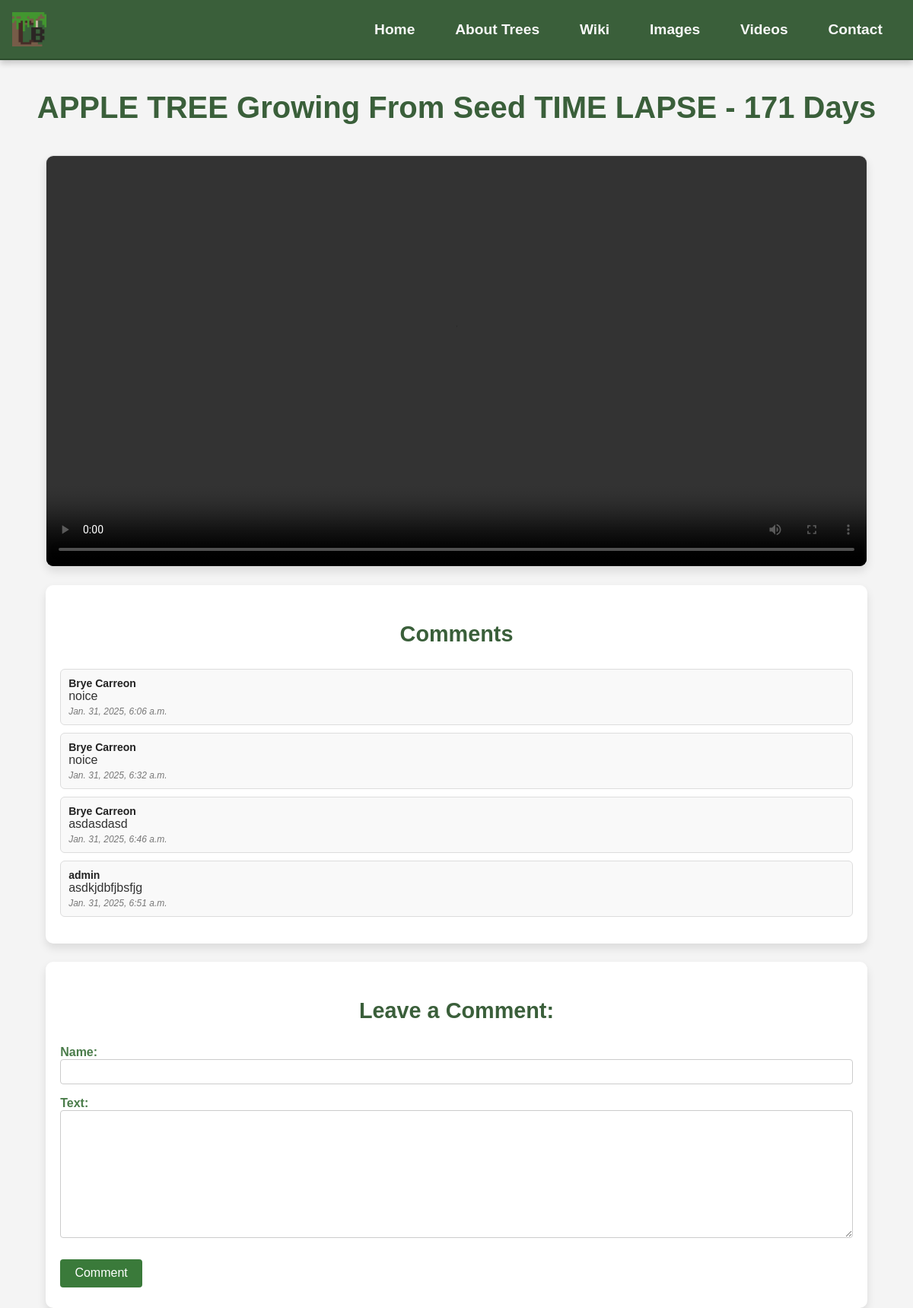
/Video/20/, run on the app's committed database.
### app/models.py (models this page shows, shortened)
class Video(models.Model):
    title = models.CharField(max_length=100)
    video_file = models.FileField()
    description = models.TextField()

class Comment(models.Model):
    video = models.ForeignKey(Video, on_delete=models.CASCADE, related_name='comments')
    name = models.CharField(max_length=100)
    text = models.TextField()
    created_at = models.DateTimeField(auto_now_add=True)

### app/views.py (the view, shortened to what this page needs)
# urls.py: path('Video/<int:pk>/', VideoDetailView.as_view(), name='Video_comment'),
class VideoDetailView(DetailView):
    model = Video
    template_name = 'app/Video_comment.html'
    context_object_name = 'video'
    def get_context_data(self, **kwargs):
        context = super().get_context_data(**kwargs)
        context['comments'] = self.object.comments.all()
        context['form'] = CommentForm()
        return context

### app/forms.py
class CommentForm(forms.ModelForm):
    class Meta:
        model = Comment
        fields = ['name', 'text']

### app/templates/app/Video_comment.html (shortened to what this page needs)
{% extends 'app/Base.html' %}
{% block content %}
<h1>{{ video.title }}</h1>
<video controls class="vid_comment">
    <source src="{{ video.video_file.url }}" type="video/mp4">
</video>
<div class="comment_container">
    <h2>Comments</h2>
    <ul class="comments">
        {% for comment in comments %}
            <li>
                <strong>{{ comment.name }}</strong>{{ comment.text }}
                <em>{{ comment.created_at }}</em>
            </li>
        {% endfor %}
    </ul>
</div>
<form method="POST" class="vid_form">
    <h2>Leave a Comment:</h2>
        {{ form.as_p }}
    <input type="submit" value="Comment">
</form>
{% endblock content %}

### static/css/base.css (style rules this page uses)
* { padding: 0; box-sizing: border-box; }
html, body { height: 100%; margin: 0; background-color: #f4f4f4; font-family: 'Gill Sans', 'Gill Sans MT', Calibri, 'Trebuchet MS', Arial, sans-serif; color: #333; }
h1, h2 { color: #3a5f3a; text-align: center; margin: 1em 0; }
h1 { font-size: 2.5em; }
h2 { font-size: 1.8em; }
input[type="text"], textarea { padding: 8px; border: 1px solid #ccc; border-radius: 4px; width: 100%; }
.vid_comment { max-width: 100%; width: 90%; margin: 1.5em auto; background-color: #ffffff; border-radius: 10px; box-shadow: 0 6px 12px rgba(0, 0, 0, 0.1); border: 1px solid #ddd; display: flex; flex-direction: column; align-items: center; }
.comment_container { max-width: 100%; width: 90%; margin: 1.5em auto; background-color: #ffffff; padding: 1.2em; border-radius: 10px; box-shadow: 0 6px 12px rgba(0, 0, 0, 0.1); }
.comments { margin: 1em 0; padding: 0; list-style: none; }
.comments li { display: flex; flex-direction: column; padding: 10px; margin-bottom: 10px; border: 1px solid #ddd; border-radius: 6px; background-color: #f9f9f9; word-wrap: break-word; }
.comments li strong { font-size: 14px; color: #222; font-weight: bold; }
.comments li em { font-size: 12px; color: #777; margin-top: 4px; }
.vid_form { max-width: 100%; width: 90%; margin: 1.5em auto; background-color: #ffffff; padding: 1.2em; border-radius: 10px; box-shadow: 0 6px 12px rgba(0, 0, 0, 0.1); }
label { margin-bottom: 5px; font-weight: bold; color: #4a7c4a; }
input[type="text"], input[type="email"], textarea { padding: 8px; border: 1px solid #ccc; border-radius: 4px; width: 100%; }
textarea { resize: vertical; }
input[type="submit"] { display: inline-block; padding: 0.6em 1.2em; font-size: 1em; cursor: pointer; border-radius: 4px; color: #ffffff; background-color: #3a7a3a; text-align: center; text-decoration: none; margin: 0.5em 0; border: none; transition: background-color 0.3s ease, transform 0.1s ease; }
@media (min-width: 1200px) { form { width: 60%; } }

### data on the page
Video: title "APPLE TREE Growing From Seed TIME LAPSE - 171 Days"
Comment: name "Brye Carreon", text "noice", created_at "Jan. 31, 2025, 6:06 a.m."
Comment: name "Brye Carreon", text "noice", created_at "Jan. 31, 2025, 6:32 a.m."
Comment: name "Brye Carreon", text "asdasdasd", created_at "Jan. 31, 2025, 6:46 a.m."
Comment: name "admin", text "asdkjdbfjbsfjg", created_at "Jan. 31, 2025, 6:51 a.m."
